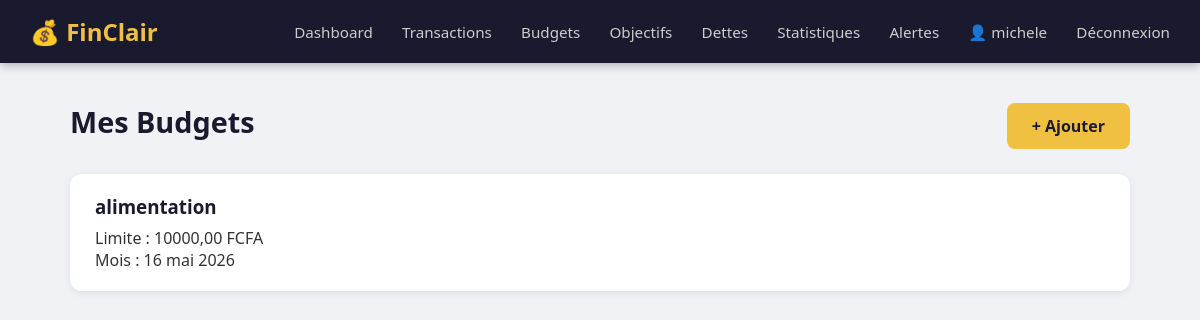
/budgets/ (signed in), run on the app's committed database.
### budgets/models.py (models this page shows, shortened)
class Budget(models.Model):
    CATEGORIE_CHOICES = [
        ('alimentation', 'Alimentation'),
        ('transport', 'Transport'),
        ('logement', 'Logement'),
        ('sante', 'Santé'),
        ('loisirs', 'Loisirs'),
        ('education', 'Éducation'),
        ('autres', 'Autres'),
    ]
    utilisateur = models.ForeignKey(User, on_delete=models.CASCADE)
    categorie = models.CharField(max_length=20, choices=CATEGORIE_CHOICES)
    limite = models.DecimalField(max_digits=10, decimal_places=2)
    mois = models.DateField()

### budgets/views.py (the view)
# urls.py: path('', views.liste_budgets, name='liste_budgets'),
@login_required
def liste_budgets(request):
    budgets = Budget.objects.filter(utilisateur=request.user)
    return render(request, 'budgets/liste.html', {'budgets': budgets})

### templates/budgets/liste.html (shortened to what this page needs)
{% extends 'base.html' %}
{% block contenu %}
<div class="page">
    <div class="page-header">
        <h1>Mes Budgets</h1>
        <a href="{% url 'ajouter_budget' %}" class="btn">+ Ajouter</a>
    </div>
    {% for b in budgets %}
    <div class="budget-carte">
        <h3>{{ b.categorie }}</h3>
        <p>Limite : {{ b.limite }} FCFA</p>
        <p>Mois : {{ b.mois }}</p>
    </div>
    {% empty %}
    <p>Aucun budget défini.</p>
    {% endfor %}
</div>
{% endblock %}

### templates/base.html (shortened to what this page needs)
<!DOCTYPE html>
<html lang="fr">
<head>
    {% load static %}
    <link rel="stylesheet" href="{% static 'css/style.css' %}">
</head>
<body>
    {% if user.is_authenticated %}
   <nav>
    <div class="nav-logo">💰 FinClair</div>
    <div class="nav-links">
        <a href="{% url 'dashboard' %}">Dashboard</a>
        <a href="{% url 'liste_transactions' %}">Transactions</a>
        <a href="{% url 'liste_budgets' %}">Budgets</a>
        <a href="{% url 'liste_objectifs' %}">Objectifs</a>
        <a href="{% url 'liste_dettes' %}">Dettes</a>
        <a href="{% url 'statistiques' %}">Statistiques</a>
        <a href="{% url 'liste_alertes' %}">Alertes</a>
        <a href="{% url 'profil' %}">👤 {{ user.username }}</a>
        <a href="{% url 'deconnexion' %}">Déconnexion</a>
    </div>
</nav>
    {% endif %}
    <main>
        {% block contenu %}{% endblock %}
    </main>
</body>
</html>

### static/css/style.css (style rules this page uses)
* { margin: 0; padding: 0; box-sizing: border-box; }
body { font-family: 'Segoe UI', Tahoma, Geneva, Verdana, sans-serif; background-color: #f0f2f5; color: #333; }
a { text-decoration: none; color: inherit; }
nav { background-color: #1a1a2e; padding: 15px 30px; display: flex; justify-content: space-between; align-items: center; box-shadow: 0 2px 10px rgba(0,0,0,0.3); }
.nav-logo { color: #f0c040; font-size: 1.5rem; font-weight: bold; }
.nav-links a { color: #ccc; margin-left: 25px; font-size: 0.95rem; transition: color 0.2s; }
main { max-width: 1100px; margin: 30px auto; padding: 0 20px; }
button[type="submit"], .btn { background-color: #f0c040; color: #1a1a2e; border: none; padding: 12px 25px; border-radius: 8px; font-size: 1rem; font-weight: bold; cursor: pointer; transition: background-color 0.2s; display: inline-block; margin-top: 10px; }
.page-header { display: flex; justify-content: space-between; align-items: center; margin-bottom: 25px; }
.page-header h1 { color: #1a1a2e; font-size: 1.8rem; }
.budget-carte, .objectif-carte { background: white; border-radius: 12px; padding: 20px 25px; margin-bottom: 15px; box-shadow: 0 2px 8px rgba(0,0,0,0.08); }
.budget-carte h3, .objectif-carte h3 { color: #1a1a2e; margin-bottom: 8px; }

### data on the page
Budget: categorie "alimentation", limite "10000,00", mois "16 mai 2026"

### other printed values
{{ user.username }} "michele"
